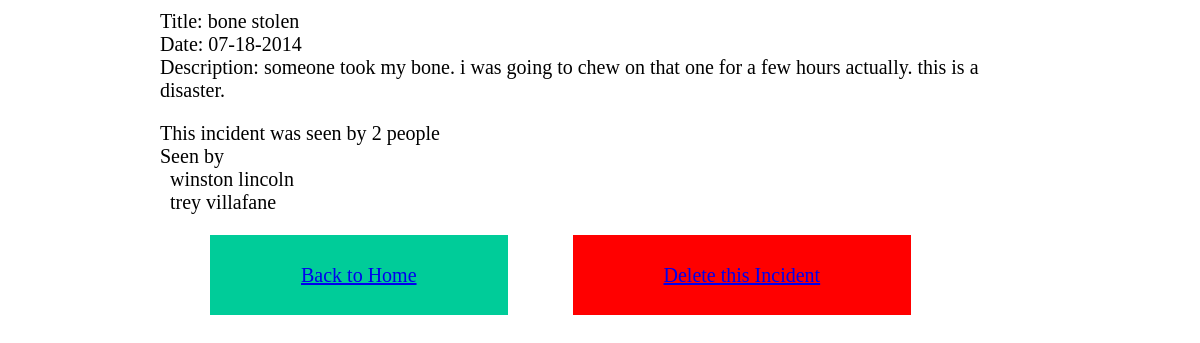
The app's page /display.php?incident=33 with its own data.
### tables this page shows
CREATE TABLE `incidents` (
  `id` int(11) NOT NULL AUTO_INCREMENT,
  `title` varchar(45) DEFAULT NULL,
  `description` varchar(415) DEFAULT NULL,
  `user_id` varchar(45) DEFAULT NULL,
  `created_at` bigint(20) DEFAULT NULL,
  `updated_at` bigint(20) DEFAULT NULL,
  `happened` bigint(20) DEFAULT NULL,
  PRIMARY KEY (`id`)
);

CREATE TABLE `users` (
  `id` int(11) NOT NULL AUTO_INCREMENT,
  `fname` varchar(45) DEFAULT NULL,
  `lname` varchar(45) DEFAULT NULL,
  `created_at` bigint(20) DEFAULT NULL,
  `updated_at` bigint(20) DEFAULT NULL,
  `password` varchar(45) DEFAULT NULL,
  `email` varchar(45) DEFAULT NULL,
  PRIMARY KEY (`id`)
);

### dbconn.php (called while the page is built, shortened)
<?php
$database=array(
	"db_address"=>"localhost",
	"db_user"=>"root",
	"db_pw"=>"root",
	"db_schema"=>"crime"
);
function get_witnesses($incident_id){
	global $database;
	$con=mysqli_connect($database["db_address"], $database["db_user"], $database["db_pw"], $database["db_schema"]);
	$witnesses=[];
	$result = mysqli_query($con, "select users".'.'."fname, users".'.'."lname from sitings left join users on sitings".'.'."users_id=users".'.'."email
		where sitings".'.'."incidents_id=".$incident_id);
	while($row=mysqli_fetch_array($result)){
		$witnesses[] = $row;
	}
	return $witnesses;
}
function get_incident($id){
	global $database;
	$con=mysqli_connect($database["db_address"], $database["db_user"], $database["db_pw"], $database["db_schema"]);
	$result=mysqli_fetch_array(mysqli_query($con, "
		select * from incidents where incidents".'.'."id=".$id));
	return $result;
}
?>

### display.php (the view, shortened to what this page needs)
<?php session_start();
require("dbconn.php");
$incident = get_incident($_GET["incident"]);
 ?>
<html>
<head>
	<link rel="stylesheet" type="text/css" href="display.css">
</head>
<body>
	<div id="wrapper">
		<div id="specs">
			<p>Title: <?php echo $incident["title"]; ?></p>
			<p>Date: <?php echo gmdate("m-d-Y", $incident["happened"]); ?></p>
			<p>Description: <?php echo $incident["description"]; ?></p>
		</div>
		<div id="witnesses"><p>
			<?php $witnesses = get_witnesses($incident["id"]);
			if(count($witnesses)==1){
				echo "This incident was seen by one person.";
			}
			else{
				echo "This incident was seen by ".count($witnesses)." people";
			}?></p>
			<p>Seen by </p>
			<?php
			foreach($witnesses as $witness){
				echo "<p class=\"witness\">".$witness["fname"]." ".$witness["lname"]."</p>";
			}
			 ?>
			<div id="links">
				<a href="index.php" id="leftarrow">Back to Home</a>
				<?php echo "<a id=\"rightarrow\" href=\"process.php?kill=".$_GET["incident"]."\" id=\"kill\">Delete this Incident</a>"; ?>
			</div>
	</div>
</body>
</html>

### display.css (style rules this page uses)
* { margin:0; padding:0; font-size: 20px; }
#wrapper { width:900px; margin:auto; }
#links { padding:50px; }
#specs, #witnesses { padding:10px; }
.witness { padding-left:10px; }
#leftarrow { padding:29px 91px 29px 91px; background-color:#00CC99; margin-right: 30px; }
#rightarrow { margin-left: 30px; padding: 29px 91px 29px 91px; background-color: red; }

### records on screen
incidents: title "bone stolen", happened "07-18-2014", description "someone took my bone. i was going to chew on that one for a few hours actually. this is a disaster."
users: fname "winston", lname "lincoln"
users: fname "trey", lname "villafane"

### other values on screen
count($witnesses) "2"
